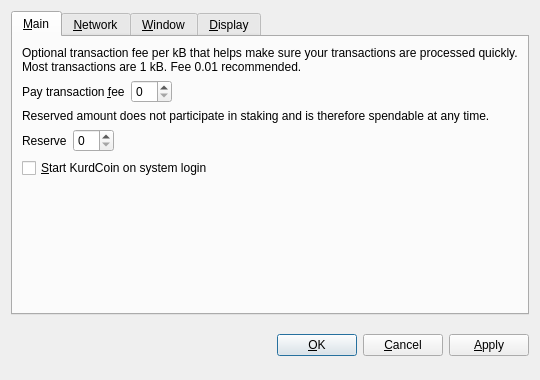
<?xml version="1.0" encoding="UTF-8"?>
<ui version="4.0">
 <class>OptionsDialog</class>
 <widget class="QDialog" name="OptionsDialog">
  <property name="geometry">
   <rect>
    <x>0</x>
    <y>0</y>
    <width>540</width>
    <height>380</height>
   </rect>
  </property>
  <property name="windowTitle">
   <string>Options</string>
  </property>
  <property name="modal">
   <bool>true</bool>
  </property>
  <layout class="QVBoxLayout" name="verticalLayout">
   <item>
    <widget class="QTabWidget" name="tabWidget">
     <property name="tabPosition">
      <enum>QTabWidget::North</enum>
     </property>
     <property name="currentIndex">
      <number>0</number>
     </property>
     <widget class="QWidget" name="tabMain">
      <attribute name="title">
       <string>&amp;Main</string>
      </attribute>
      <layout class="QVBoxLayout" name="verticalLayout_Main">
       <item>
        <widget class="QLabel" name="transactionFeeInfoLabel">
         <property name="text">
          <string>Optional transaction fee per kB that helps make sure your transactions are processed quickly. Most transactions are 1 kB. Fee 0.01 recommended.</string>
         </property>
         <property name="textFormat">
          <enum>Qt::PlainText</enum>
         </property>
         <property name="wordWrap">
          <bool>true</bool>
         </property>
        </widget>
       </item>
       <item>
        <layout class="QHBoxLayout" name="horizontalLayoutFee">
         <item>
          <widget class="QLabel" name="transactionFeeLabel">
           <property name="text">
            <string>Pay transaction &amp;fee</string>
           </property>
           <property name="textFormat">
            <enum>Qt::PlainText</enum>
           </property>
           <property name="buddy">
            <cstring>transactionFee</cstring>
           </property>
          </widget>
         </item>
         <item>
          <widget class="BitcoinAmountField" name="transactionFee"/>
         </item>
         <item>
          <spacer name="horizontalSpacerFee">
           <property name="orientation">
            <enum>Qt::Horizontal</enum>
           </property>
           <property name="sizeHint" stdset="0">
            <size>
             <width>40</width>
             <height>20</height>
            </size>
           </property>
          </spacer>
         </item>
        </layout>
       </item>
       <item>
        <widget class="QLabel" name="reserveBalanceInfoLabel">
         <property name="text">
          <string>Reserved amount does not participate in staking and is therefore spendable at any time.</string>
         </property>
         <property name="textFormat">
          <enum>Qt::PlainText</enum>
         </property>
         <property name="wordWrap">
          <bool>true</bool>
         </property>
        </widget>
       </item>
       <item>
        <layout class="QHBoxLayout" name="horizontalLayoutReserveBalance">
         <item>
          <widget class="QLabel" name="reserveBalanceLabel">
           <property name="text">
            <string>Reserve</string>
           </property>
           <property name="textFormat">
            <enum>Qt::PlainText</enum>
           </property>
           <property name="buddy">
            <cstring>reserveBalance</cstring>
           </property>
          </widget>
         </item>
         <item>
          <widget class="BitcoinAmountField" name="reserveBalance"/>
         </item>
         <item>
          <spacer name="horizontalSpacerReserveBalance">
           <property name="orientation">
            <enum>Qt::Horizontal</enum>
           </property>
           <property name="sizeHint" stdset="0">
            <size>
             <width>40</width>
             <height>20</height>
            </size>
           </property>
          </spacer>
         </item>
        </layout>
       </item>
       <item>
        <widget class="QCheckBox" name="bitcoinAtStartup">
         <property name="toolTip">
          <string>Automatically start KurdCoin after logging in to the system.</string>
         </property>
         <property name="text">
          <string>&amp;Start KurdCoin on system login</string>
         </property>
        </widget>
       </item>
       <item>
        <spacer name="verticalSpacer_Main">
         <property name="orientation">
          <enum>Qt::Vertical</enum>
         </property>
         <property name="sizeHint" stdset="0">
          <size>
           <width>20</width>
           <height>40</height>
          </size>
         </property>
        </spacer>
       </item>
      </layout>
     </widget>
     <widget class="QWidget" name="tabNetwork">
      <attribute name="title">
       <string>&amp;Network</string>
      </attribute>
      <layout class="QVBoxLayout" name="verticalLayout_Network">
       <item>
        <widget class="QCheckBox" name="mapPortUpnp">
         <property name="toolTip">
          <string>Automatically open the KurdCoin client port on the router. This only works when your router supports UPnP and it is enabled.</string>
         </property>
         <property name="text">
          <string>Map port using &amp;UPnP</string>
         </property>
        </widget>
       </item>
       <item>
        <widget class="QCheckBox" name="connectSocks">
         <property name="toolTip">
          <string>Connect to the KurdCoin network through a SOCKS proxy (e.g. when connecting through Tor).</string>
         </property>
         <property name="text">
          <string>&amp;Connect through SOCKS proxy:</string>
         </property>
        </widget>
       </item>
       <item>
        <layout class="QHBoxLayout" name="horizontalLayout_Network">
         <item>
          <widget class="QLabel" name="proxyIpLabel">
           <property name="text">
            <string>Proxy &amp;IP:</string>
           </property>
           <property name="textFormat">
            <enum>Qt::PlainText</enum>
           </property>
           <property name="buddy">
            <cstring>proxyIp</cstring>
           </property>
          </widget>
         </item>
         <item>
          <widget class="QValidatedLineEdit" name="proxyIp">
           <property name="maximumSize">
            <size>
             <width>140</width>
             <height>16777215</height>
            </size>
           </property>
           <property name="toolTip">
            <string>IP address of the proxy (e.g. 127.0.0.1)</string>
           </property>
          </widget>
         </item>
         <item>
          <widget class="QLabel" name="proxyPortLabel">
           <property name="text">
            <string>&amp;Port:</string>
           </property>
           <property name="textFormat">
            <enum>Qt::PlainText</enum>
           </property>
           <property name="buddy">
            <cstring>proxyPort</cstring>
           </property>
          </widget>
         </item>
         <item>
          <widget class="QLineEdit" name="proxyPort">
           <property name="maximumSize">
            <size>
             <width>55</width>
             <height>16777215</height>
            </size>
           </property>
           <property name="toolTip">
            <string>Port of the proxy (e.g. 9050)</string>
           </property>
          </widget>
         </item>
         <item>
          <widget class="QLabel" name="socksVersionLabel">
           <property name="text">
            <string>SOCKS &amp;Version:</string>
           </property>
           <property name="textFormat">
            <enum>Qt::PlainText</enum>
           </property>
           <property name="buddy">
            <cstring>socksVersion</cstring>
           </property>
          </widget>
         </item>
         <item>
          <widget class="QValueComboBox" name="socksVersion">
           <property name="toolTip">
            <string>SOCKS version of the proxy (e.g. 5)</string>
           </property>
          </widget>
         </item>
         <item>
          <spacer name="horizontalSpacer_Network">
           <property name="orientation">
            <enum>Qt::Horizontal</enum>
           </property>
           <property name="sizeHint" stdset="0">
            <size>
             <width>40</width>
             <height>20</height>
            </size>
           </property>
          </spacer>
         </item>
        </layout>
       </item>
       <item>
        <spacer name="verticalSpacer_Network">
         <property name="orientation">
          <enum>Qt::Vertical</enum>
         </property>
         <property name="sizeHint" stdset="0">
          <size>
           <width>20</width>
           <height>40</height>
          </size>
         </property>
        </spacer>
       </item>
      </layout>
     </widget>
     <widget class="QWidget" name="tabWindow">
      <attribute name="title">
       <string>&amp;Window</string>
      </attribute>
      <layout class="QVBoxLayout" name="verticalLayout_Window">
       <item>
        <widget class="QCheckBox" name="minimizeToTray">
         <property name="toolTip">
          <string>Show only a tray icon after minimizing the window.</string>
         </property>
         <property name="text">
          <string>&amp;Minimize to the tray instead of the taskbar</string>
         </property>
        </widget>
       </item>
       <item>
        <widget class="QCheckBox" name="minimizeOnClose">
         <property name="toolTip">
          <string>Minimize instead of exit the application when the window is closed. When this option is enabled, the application will be closed only after selecting Quit in the menu.</string>
         </property>
         <property name="text">
          <string>M&amp;inimize on close</string>
         </property>
        </widget>
       </item>
       <item>
        <spacer name="verticalSpacer_Window">
         <property name="orientation">
          <enum>Qt::Vertical</enum>
         </property>
         <property name="sizeHint" stdset="0">
          <size>
           <width>20</width>
           <height>40</height>
          </size>
         </property>
        </spacer>
       </item>
      </layout>
     </widget>
     <widget class="QWidget" name="tabDisplay">
      <attribute name="title">
       <string>&amp;Display</string>
      </attribute>
      <layout class="QVBoxLayout" name="verticalLayout_Display">
       <item>
        <layout class="QHBoxLayout" name="horizontalLayout_1_Display">
         <item>
          <widget class="QLabel" name="langLabel">
           <property name="text">
            <string>User Interface &amp;language:</string>
           </property>
           <property name="textFormat">
            <enum>Qt::PlainText</enum>
           </property>
           <property name="buddy">
            <cstring>lang</cstring>
           </property>
          </widget>
         </item>
         <item>
          <widget class="QValueComboBox" name="lang">
           <property name="toolTip">
            <string>The user interface language can be set here. This setting will take effect after restarting KurdCoin.</string>
           </property>
          </widget>
         </item>
        </layout>
       </item>
       <item>
        <layout class="QHBoxLayout" name="horizontalLayout_2_Display">
         <item>
          <widget class="QLabel" name="unitLabel">
           <property name="text">
            <string>&amp;Unit to show amounts in:</string>
           </property>
           <property name="textFormat">
            <enum>Qt::PlainText</enum>
           </property>
           <property name="buddy">
            <cstring>unit</cstring>
           </property>
          </widget>
         </item>
         <item>
          <widget class="QValueComboBox" name="unit">
           <property name="toolTip">
            <string>Choose the default subdivision unit to show in the interface and when sending coins.</string>
           </property>
          </widget>
         </item>
        </layout>
       </item>
       <item>
        <widget class="QCheckBox" name="coinControlFeatures">
         <property name="toolTip">
          <string>Whether to show coin control features or not.</string>
         </property>
         <property name="text">
          <string>Display coin &amp;control features (experts only!)</string>
         </property>
        </widget>
       </item>
       <item>
        <widget class="QCheckBox" name="minimizeCoinAge">
         <property name="toolTip">
          <string>Whether to select the coin outputs randomly or with minimal coin age.</string>
         </property>
         <property name="text">
          <string>Minimize weight consumption (experimental)</string>
         </property>
        </widget>
       </item>
       <item>
        <widget class="QCheckBox" name="useBlackTheme">
         <property name="text">
          <string>Use black visual theme (requires restart)</string>
         </property>
        </widget>
       </item>
       <item>
        <layout class="QHBoxLayout" name="horizontalLayout_3_Display">
         <item>
          <widget class="QLabel" name="thirdPartyTxUrlsLabel">
           <property name="toolTip">
            <string>Third party URLs (e.g. a block explorer) that appear in the transactions tab as context menu items. %s in the URL is replaced by transaction hash. Multiple URLs are separated by vertical bar |.</string>
           </property>
            <property name="text">
             <string>Third party transaction URLs</string>
            </property>
            <property name="buddy">
             <cstring>thirdPartyTxUrls</cstring>
            </property>
           </widget>
          </item>
          <item>
           <widget class="QLineEdit" name="thirdPartyTxUrls">
            <property name="toolTip">
             <string>Third party URLs (e.g. a block explorer) that appear in the transactions tab as context menu items. %s in the URL is replaced by transaction hash. Multiple URLs are separated by vertical bar |.</string>
           </property>
          </widget>
         </item>
        </layout>
       </item>
       <item>
        <spacer name="verticalSpacer_Display">
         <property name="orientation">
          <enum>Qt::Vertical</enum>
         </property>
         <property name="sizeHint" stdset="0">
          <size>
           <width>20</width>
           <height>40</height>
          </size>
         </property>
        </spacer>
       </item>
      </layout>
     </widget>
    </widget>
   </item>
   <item>
    <layout class="QHBoxLayout" name="horizontalLayout_Buttons">
     <item>
      <spacer name="horizontalSpacer_1">
       <property name="orientation">
        <enum>Qt::Horizontal</enum>
       </property>
       <property name="sizeHint" stdset="0">
        <size>
         <width>40</width>
         <height>48</height>
        </size>
       </property>
      </spacer>
     </item>
     <item>
      <widget class="QLabel" name="statusLabel">
       <property name="font">
        <font>
         <weight>75</weight>
         <bold>true</bold>
        </font>
       </property>
       <property name="text">
        <string/>
       </property>
       <property name="textFormat">
        <enum>Qt::PlainText</enum>
       </property>
       <property name="wordWrap">
        <bool>true</bool>
       </property>
      </widget>
     </item>
     <item>
      <spacer name="horizontalSpacer_2">
       <property name="orientation">
        <enum>Qt::Horizontal</enum>
       </property>
       <property name="sizeHint" stdset="0">
        <size>
         <width>40</width>
         <height>48</height>
        </size>
       </property>
      </spacer>
     </item>
     <item>
      <widget class="QPushButton" name="okButton">
       <property name="text">
        <string>&amp;OK</string>
       </property>
      </widget>
     </item>
     <item>
      <widget class="QPushButton" name="cancelButton">
       <property name="text">
        <string>&amp;Cancel</string>
       </property>
       <property name="autoDefault">
        <bool>false</bool>
       </property>
      </widget>
     </item>
     <item>
      <widget class="QPushButton" name="applyButton">
       <property name="text">
        <string>&amp;Apply</string>
       </property>
       <property name="autoDefault">
        <bool>false</bool>
       </property>
      </widget>
     </item>
    </layout>
   </item>
  </layout>
 </widget>
 <customwidgets>
  <customwidget>
   <class>BitcoinAmountField</class>
   <extends>QSpinBox</extends>
   <header>bitcoinamountfield.h</header>
  </customwidget>
  <customwidget>
   <class>QValueComboBox</class>
   <extends>QComboBox</extends>
   <header>qvaluecombobox.h</header>
  </customwidget>
  <customwidget>
   <class>QValidatedLineEdit</class>
   <extends>QLineEdit</extends>
   <header>qvalidatedlineedit.h</header>
  </customwidget>
 </customwidgets>
 <resources/>
 <connections/>
</ui>
